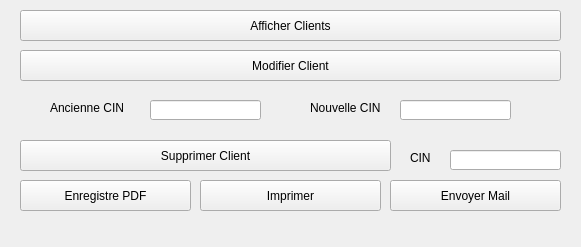
     <widget class="QWidget" name="page_5">
      <property name="geometry">
       <rect>
        <x>0</x>
        <y>0</y>
        <width>581</width>
        <height>247</height>
       </rect>
      </property>
      <attribute name="label">
       <string>Clients</string>
      </attribute>
      <widget class="QLabel" name="label_6">
       <property name="geometry">
        <rect>
         <x>310</x>
         <y>100</y>
         <width>71</width>
         <height>16</height>
        </rect>
       </property>
       <property name="text">
        <string>&lt;html&gt;&lt;head/&gt;&lt;body&gt;&lt;p&gt;&lt;span style=&quot; font-size:9pt;&quot;&gt;Nouvelle CIN&lt;/span&gt;&lt;/p&gt;&lt;/body&gt;&lt;/html&gt;</string>
       </property>
      </widget>
      <widget class="QPushButton" name="pushButton_5">
       <property name="geometry">
        <rect>
         <x>20</x>
         <y>50</y>
         <width>541</width>
         <height>31</height>
        </rect>
       </property>
       <property name="text">
        <string>Modifier Client</string>
       </property>
      </widget>
      <widget class="QLineEdit" name="lineEdit_4">
       <property name="geometry">
        <rect>
         <x>150</x>
         <y>100</y>
         <width>111</width>
         <height>20</height>
        </rect>
       </property>
      </widget>
      <widget class="QLabel" name="label_5">
       <property name="geometry">
        <rect>
         <x>50</x>
         <y>100</y>
         <width>81</width>
         <height>16</height>
        </rect>
       </property>
       <property name="text">
        <string>&lt;html&gt;&lt;head/&gt;&lt;body&gt;&lt;p&gt;&lt;span style=&quot; font-size:9pt;&quot;&gt;Ancienne CIN&lt;/span&gt;&lt;/p&gt;&lt;/body&gt;&lt;/html&gt;</string>
       </property>
      </widget>
      <widget class="QPushButton" name="pushButton_4">
       <property name="geometry">
        <rect>
         <x>20</x>
         <y>140</y>
         <width>371</width>
         <height>31</height>
        </rect>
       </property>
       <property name="text">
        <string>Supprimer Client</string>
       </property>
      </widget>
      <widget class="QLineEdit" name="lineEdit_5">
       <property name="geometry">
        <rect>
         <x>400</x>
         <y>100</y>
         <width>111</width>
         <height>20</height>
        </rect>
       </property>
      </widget>
      <widget class="QPushButton" name="pushButton_3">
       <property name="geometry">
        <rect>
         <x>20</x>
         <y>10</y>
         <width>541</width>
         <height>31</height>
        </rect>
       </property>
       <property name="text">
        <string>Afficher Clients</string>
       </property>
      </widget>
      <widget class="QLabel" name="label_17">
       <property name="geometry">
        <rect>
         <x>410</x>
         <y>150</y>
         <width>31</width>
         <height>16</height>
        </rect>
       </property>
       <property name="text">
        <string>&lt;html&gt;&lt;head/&gt;&lt;body&gt;&lt;p&gt;&lt;span style=&quot; font-size:9pt;&quot;&gt;CIN&lt;/span&gt;&lt;/p&gt;&lt;/body&gt;&lt;/html&gt;</string>
       </property>
      </widget>
      <widget class="QLineEdit" name="lineEdit_3">
       <property name="geometry">
        <rect>
         <x>450</x>
         <y>150</y>
         <width>111</width>
         <height>20</height>
        </rect>
       </property>
      </widget>
      <widget class="QPushButton" name="pushButton_14">
       <property name="geometry">
        <rect>
         <x>20</x>
         <y>180</y>
         <width>171</width>
         <height>31</height>
        </rect>
       </property>
       <property name="text">
        <string>Enregistre PDF</string>
       </property>
      </widget>
      <widget class="QPushButton" name="pushButton_38">
       <property name="geometry">
        <rect>
         <x>390</x>
         <y>180</y>
         <width>171</width>
         <height>31</height>
        </rect>
       </property>
       <property name="text">
        <string>Envoyer Mail</string>
       </property>
      </widget>
      <widget class="QPushButton" name="pushButton_33">
       <property name="geometry">
        <rect>
         <x>200</x>
         <y>180</y>
         <width>181</width>
         <height>31</height>
        </rect>
       </property>
       <property name="text">
        <string>Imprimer</string>
       </property>
      </widget>
     </widget>
